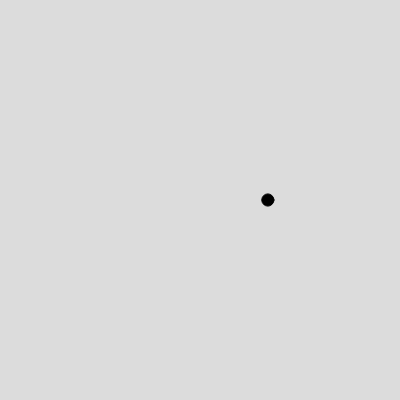
Frame 1 (no input)
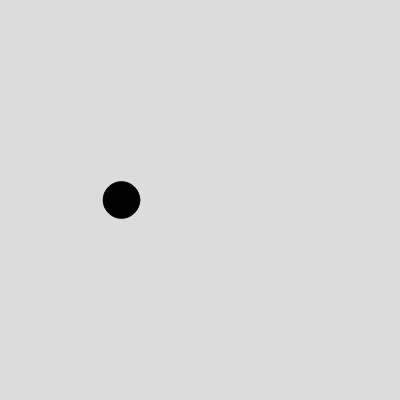
Frame 60 (no input)
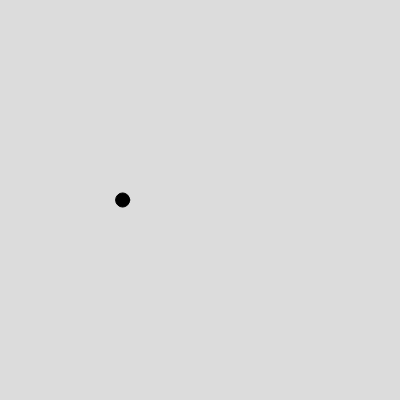
Frame 120 (the mouse pressed at the canvas centre since frame 60)

The p5.js sketch that drew these frames (run headless with seeded random() and noise() and a simulated clock; from frame 60 on, the mouse is pressed at the canvas centre):

// p5.js sketch
// ── sketch.js
let x, y, radius;
let time = 0;

function setup() {
  createCanvas(400, 400);
  x = width/2;
  y = height/2;
  radius = 50;
}

function draw() {
  background(220);
  
  x = noise(time) * width;
  radius = noise(time+100) * 50;
  
  fill(0);
  circle(x, y, radius);
  
  time += 0.05;
}
